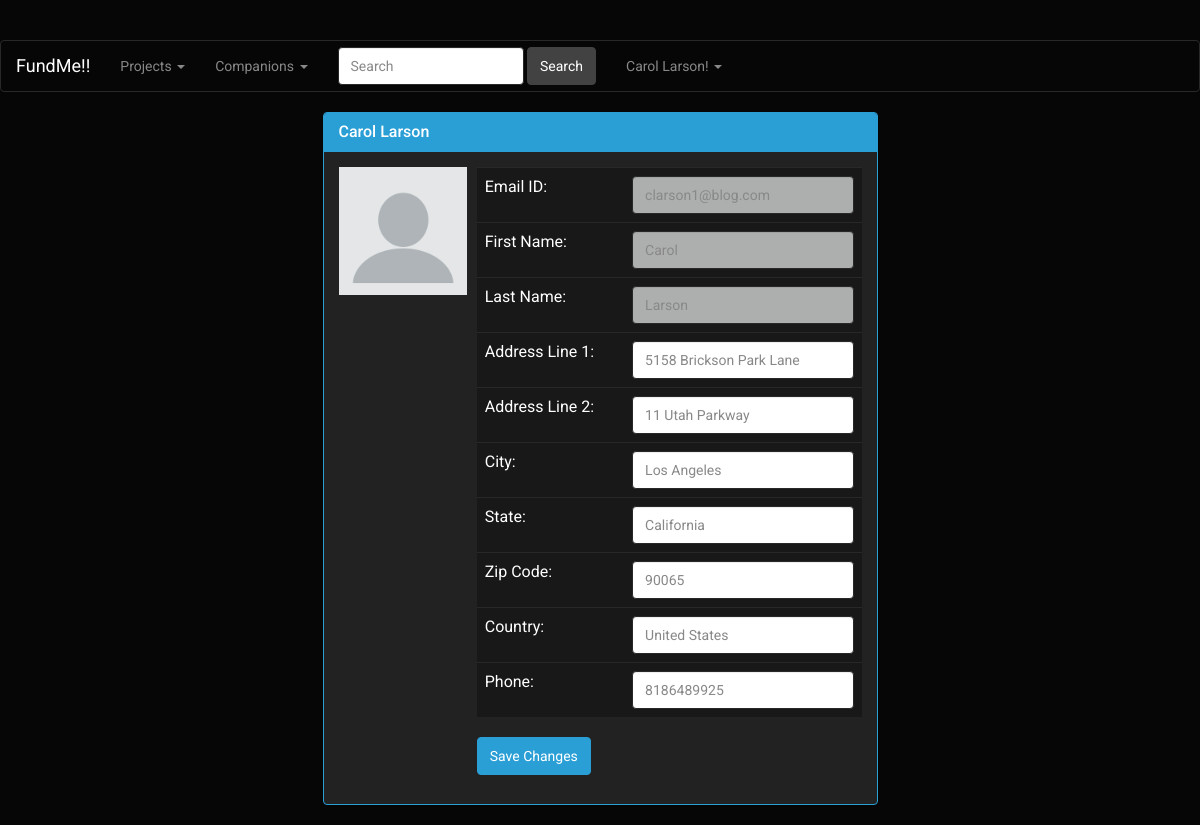
Screenshot of /editprofile.php (signed in) with the database file from the repository.
### tables this page shows
CREATE TABLE `USER` (
  `EMAIL_ID` VARCHAR(45) NOT NULL,
  `PASSWORD` VARCHAR(45) NOT NULL,
  `FIRST_NAME` VARCHAR(45) NOT NULL,
  `LAST_NAME` VARCHAR(45) NOT NULL,
  `ADDRESS_LINE_1` VARCHAR(100) NOT NULL,
  `ADDRESS_LINE_2` VARCHAR(100) NULL,
  `CITY` VARCHAR(45) NOT NULL,
  `STATE` VARCHAR(45) NOT NULL,
  `COUNTRY` VARCHAR(45) NOT NULL,
  `ZIPCODE` INT(11) NOT NULL,
  `PHONE` VARCHAR(10) NOT NULL,
  `INTEREST` VARCHAR(45) DEFAULT NULL,
  `PHOTO` BLOB,
  PRIMARY KEY (`EMAIL_ID`)
);

### editprofile.php (the view, shortened to what this page needs)
<html lang="en">
<head>
    <link href="css/bootstrap.min.css" rel="stylesheet">
    <link rel="stylesheet" href="https://maxcdn.bootstrapcdn.com/bootstrap/3.3.7/css/bootstrap.min.css"
>
</head>
<body>
<?php
require 'dbconn.php';
require 'navbar.php';
?>
<?php
$sql =
    "SELECT * from user where email_id = '$email'";
$result = $conn->query($sql);
if ($result->num_rows === 0) {
    echo "";
} else {
    $row = $result->fetch_assoc();
}
?>
<div class="container">
    <div class="row">
        <div class="col-xs-12 col-sm-12 col-md-6 col-lg-6 col-xs-offset-0 col-sm-offset-0 col-md-offset-3 col-lg-offset-3 toppad">
            <div class="panel panel-primary">
                <div class="panel-heading">
                    <h3 class="panel-title"><?php echo $row['FIRST_NAME'] . ' ' . $row['LAST_NAME']; ?></h3>
                </div>
                <div class="panel-body">
                    <div class="row">
                        <div class="col-md-3 col-lg-3 " align="center">
                            <?php
                            if (is_null($row['PHOTO'])){?>
                                <img src='img/blank.png' alt='Project Pic' title='Project Pic'
                                     style="width:128px;height:128px">
                                <?php
                            }else{?>
                                <img alt='Project Pic' title='Project Pic'
                                     style="width:128px;height:128px">
                                <?php
                            }?>
                        </div>
                        <div class=" col-md-9 col-lg-9 ">
                            <form class="form-signin" method="POST" action="editprofiledata.php">
                                <table class="table table-user-information">
                                    <tbody>
                                    <tr>
                                        <td>Email ID:</td>
                                        <td><input type="text" class="form-control" name="email_id"
                                                   value="<?php echo $row['EMAIL_ID']; ?>" required
                                            readonly="readonly"></td>
                                    </tr>
                                    <tr>
                                        <td>First Name:</td>
                                        <td><input type="text" class="form-control" name="first_name"
                                                   value="<?php echo $row['FIRST_NAME']; ?>" required readonly="readonly"></td>
                                    </tr>
                                    <tr>
                                        <td>Last Name:</td>
                                        <td><input type="text" class="form-control" name="last_name"
                                                   value="<?php echo $row['LAST_NAME']; ?>" required readonly="readonly"></td>
                                    </tr>
                                    <tr>
                                        <td>Address Line 1:</td>
                                        <td><input type="text" class="form-control" name="address_line_1"
                                                   value="<?php echo $row['ADDRESS_LINE_1']; ?>" required></td>
                                    </tr>
                                    <tr>
                                        <td>Address Line 2:</td>
                                        <td><input type="text" class="form-control" name="address_line_2"
                                                   value="<?php echo $row['ADDRESS_LINE_2']; ?>" required></td>
                                    </tr>
                                    <tr>
                                        <td>City:</td>
                                        <td><input type="text" class="form-control" name="city"
                                                   value="<?php echo $row['CITY']; ?>" required></td>
                                    </tr>
                                    <tr>
                                        <td>State:</td>
                                        <td><input type="text" class="form-control" name="state"
                                                   value="<?php echo $row['STATE']; ?>" required></td>
                                    </tr>
                                    <tr>
                                        <td>Zip Code:</td>
                                        <td><input type="text" class="form-control" name="zip"
                                                   value="<?php echo $row['ZIPCODE']; ?>" required></td>
                                    </tr>
                                    <tr>
                                        <td>Country:</td>
                                        <td><input type="text" class="form-control" name="country"
                                                   value="<?php echo $row['COUNTRY']; ?>" required></td>
                                    </tr>
                                    <tr>
                                        <td>Phone:</td>
                                        <td><input type="text" class="form-control" id="phone" name="phone"
                                                   placeholder="Enter Phone" onkeypress="phoneno()" minlength="10" maxlength="10"
                                                   value="<?php echo $row['PHONE']; ?>" required></td>
                                    </tr>
                                    </tbody>
                                </table>
                                <button class="btn btn-primary" type="Submit">Save Changes</button>
                            </form>
                        </div>
                    </div>
                </div>
            </div>
        </div>
    </div>
</div>
</body>
</html>

### navbar.php (shortened to what this page needs)
<?php
require 'dbconn.php';
?>
<nav class="navbar navbar-default">
    <div class="container-fluid">
        <div class="navbar-header">
            <a class="navbar-brand" href="homepage.php">FundMe!!</a>
        </div>
        <div class="collapse navbar-collapse" id="bs-example-navbar-collapse-1">
            <ul class="nav navbar-nav">
                <li class="dropdown">
                    <a href="#" class="dropdown-toggle" data-toggle="dropdown" role="button" aria-expanded="false">Projects
                        <span class="caret"></span></a>
                </li>
                <li class="dropdown">
                    <a href="#" class="dropdown-toggle" data-toggle="dropdown" role="button" aria-expanded="false">Companions
                        <span class="caret"></span></a>
                </li>
                <li>
                    <form class="navbar-form navbar-left" role="search" method="POST" action="search.php">
                        <div class="form-group">
                            <input type="text" class="form-control" placeholder="Search" name="keyword">
                        </div>
                        <button type="submit" class="btn btn-default">Search</button>
                    </form>
                </li>
                <li class="dropdown">
                    <a href="#" class="dropdown-toggle" data-toggle="dropdown" role="button" aria-expanded="false">
                        <?php
                        if (isset($_SESSION['email'])) {
                            $email = $_SESSION['email'];
                            $sql_getname = "select first_name,last_name from user where email_id='" . $_SESSION['email'] . "'";
                            $result_getname = $conn->query($sql_getname);
                            $row_getname = $result_getname->fetch_assoc();
                            echo $row_getname['first_name'] . " " . $row_getname['last_name'] . "!";
                        } else {
                        }
                        ?>
                        <span class="caret"></span></a>
                </li>
            </ul>
        </div>
    </div>
</nav>

### rows the page displays
user: FIRST_NAME "Carol", LAST_NAME "Larson", email_id "clarson1@blog.com", first_name "Carol", last_name "Larson", address_line_1 "5158 Brickson Park Lane", address_line_2 "11 Utah Parkway", city "Los Angeles", state "California", zip "90065", country "United States", phone "8186489925"
